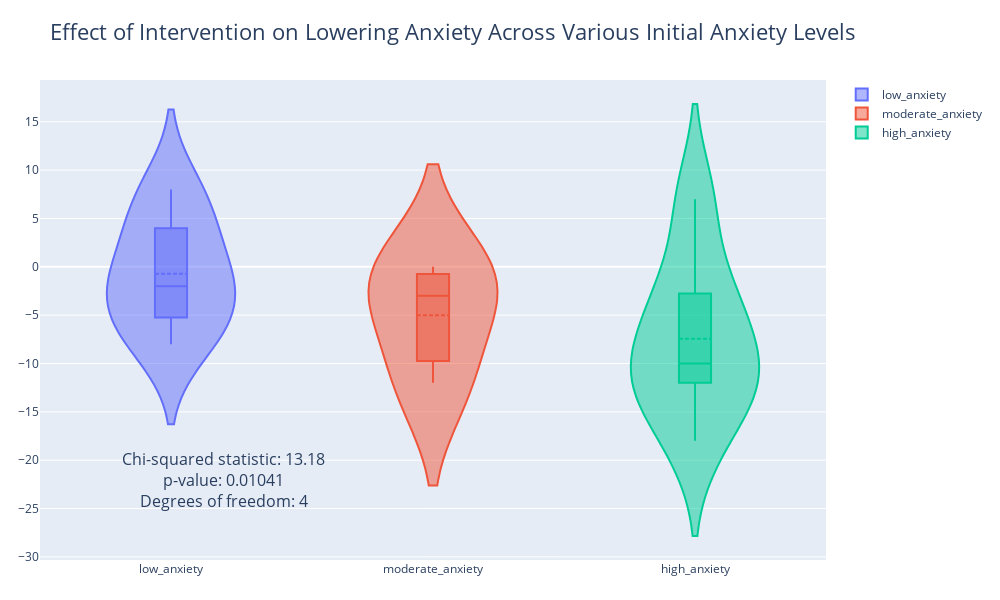

Source (notebook cell):
### Code cell
import plotly.graph_objects as go
import pandas as pd
import plotly.io as pio
from IPython.display import Image

# Read the CSV file
url = 'https://raw.githubusercontent.com/lauricocha/Digital-Art-Making-Research-2024/main/MFoA-data-LG.csv'
df = pd.read_csv(url)

fig = go.Figure()

Anxiety_levels = ['low_anxiety', 'moderate_anxiety', 'high_anxiety']

for level in Anxiety_levels:
    fig.add_trace(go.Violin(x=df['Initial_Anxiety_level'][df['Initial_Anxiety_level'] == level],
                            y=df['STAI-change'][df['Initial_Anxiety_level'] == level],
                            name=level,
                            box_visible=True,
                            meanline_visible=True))
    
fig.update_layout(
    title="Effect of Intervention on Lowering Anxiety Across Various Initial Anxiety Levels",
    title_font=dict(size=22),
    height=600,  # Adjust the height
    width=1000,  # Adjust the width
    margin=dict(l=40, r=40, t=80, b=40)
)

fig.add_annotation(
    text="Chi-squared statistic: 13.18<br>p-value: 0.01041<br>Degrees of freedom: 4",
    x=0.2,  # Adjust the x and y values for proper positioning
    y=-22,
    showarrow=False,
    font=dict(size=16)  # Adjust the font size as needed
)

### Figure 1 — Plotly figure (JSON) as saved in the notebook; plotly's stock layout.template omitted (floating-point values rounded to 4 significant figures)
{"data": [{"box": {"visible": true}, "meanline": {"visible": true}, "name": "low_anxiety", "type": "violin", "x": ["low_anxiety", "low_anxiety", "low_anxiety", "low_anxiety", "low_anxiety", "low_anxiety", "low_anxiety"], "y": [8, -2, -8, 5, -3, 1, -6]}, {"box": {"visible": true}, "meanline": {"visible": true}, "name": "moderate_anxiety", "type": "violin", "x": ["moderate_anxiety", "moderate_anxiety", "moderate_anxiety"], "y": [0, -12, -3]}, {"box": {"visible": true}, "meanline": {"visible": true}, "name": "high_anxiety", "type": "violin", "x": ["high_anxiety", "high_anxiety", "high_anxiety", "high_anxiety", "high_anxiety", "high_anxiety", "high_anxiety"], "y": [-5, -12, -18, -10, -12, -2, 7]}], "layout": {"annotations": [{"font": {"size": 16}, "showarrow": false, "text": "Chi-squared statistic: 13.18<br>p-value: 0.01041<br>Degrees of freedom: 4", "x": 0.2, "y": -22}], "height": 600, "margin": {"b": 40, "l": 40, "r": 40, "t": 80}, "title": {"font": {"size": 22}, "text": "Effect of Intervention on Lowering Anxiety Across Various Initial Anxiety Levels"}, "width": 1000, "xaxis": {"autorange": true, "range": [-0.5, 2.5], "type": "category"}, "yaxis": {"autorange": true, "range": [-30.32, 19.32], "type": "linear"}}}
